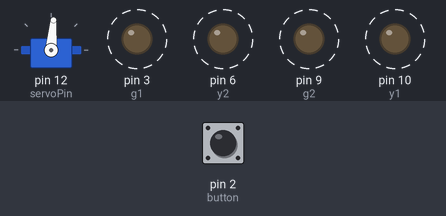
A sketch run on a simulated Arduino Uno, built with avr-gcc and run on an emulated ATmega328P. Parts: servo, output pins drawn as LEDs (lit = HIGH). Dashed ring = blinking. The test bench sets the inputs (shaded band); at power-on: pin 2 (button) HIGH. Pins used as bus, display or sensor lines are not drawn.

Above: at 0.97 s.
1.3 s: pin 2 (button) pulled LOW for 0.15 s
At 2.91 s:
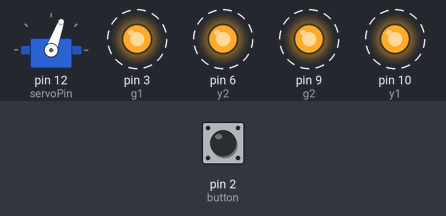
4.3 s: pin 2 (button) pulled LOW for 1 s
At 4.64 s:
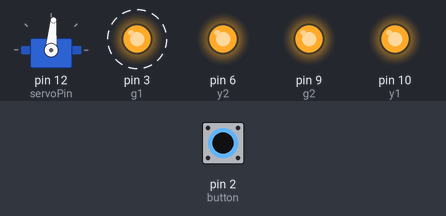
7.3 s: pin 2 (button) pulled LOW for 0.15 s
At 10.16 s:
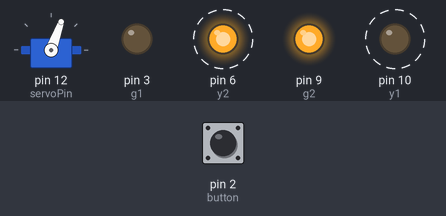
10.3 s: pin 2 (button) pulled LOW for 3.2 s
Timing chart, 0 to 16.0 s (numbered marks = the images above; inputs shaded):
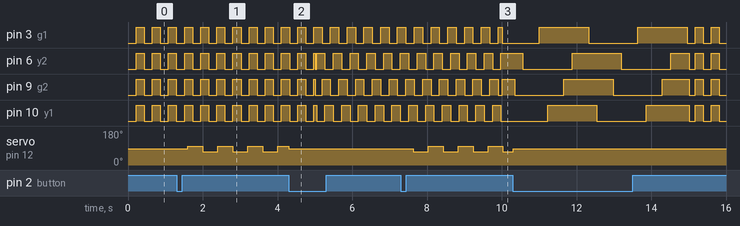

The sketch:

tree.ino
```cpp
#include <Servo.h>

//TimedAction
//allows us to set actions to perform on separate timed intervals
//http://playground.arduino.cc/Code/TimedAction
//http://wiring.uniandes.edu.co/source/trunk/wiring/firmware/libraries/TimedAction
#include <TimedAction.h>
//NOTE: This library has an issue on newer versions of Arduino. After
//      downloading the library you MUST go into the library directory and
//      edit TimedAction.h. Within, overwrite WProgram.h with Arduino.h


// maybe use TimedAction (interrupts) for the tastks


// pin definition
const int g1 = 3;
const int g2 = 9;
const int r1 = 11;
const int r2 = 5;
const int y1 = 10;
const int y2 = 6;
const int button = 2;
const int servoPin = 12;

Servo servo;

const int centre = 85;
const int swing = 15;
const int left = centre + swing;
const int right = centre - swing;
const int s = 400;  // single delay in ms
const int d = 2*s;  // double delau in ms

// button state
volatile int buttonPressed;
// LED mode declaration
enum mode{all, blink_all, blink_color, snake};

// mode selection
int curr_mode;

//debounce variables
int debounce = 200;       // wanted debounce time in milliseconds
unsigned long last_updated = 0;     //timestamp of previous interrupt
unsigned long curr_time;      // current time in as reported by millis()

// do_all variables
const int mode_duration = 5000;    // in milliseconds
int mode_count = 3; //need to subtract 1 from the actual mode count as "all" is not used here

// mode parameters
const int blink_duration = 100;  // in milliseconds
int red_offset, yellow_offset;
const int fade_duration = 2000;   // in ms
unsigned long count = 0;

// duty cycle for pwm
byte fade = 0;
byte fade_green = 0;
byte fade_red = 50;
byte fade_yellow = 100;
bool fade_in, fade_in_green, fade_in_red, fade_in_yellow;
byte fade_max = 150;

// snake parameters
const int snake_state_duration = 100;   //in ms

// mode setup

void do_all(){
  unsigned long cycle_time = millis();
  // divide miliseconds to get a number of cycles
  // take modulus of that number to get the mode number
  // add 1 to shift away the "all" mode
  int mode_to_use = ((cycle_time / mode_duration) % mode_count) + 1;          // count does not reset!
  switch (mode_to_use){
    case blink_all:
      do_blink_all();
      break;
    case blink_color:
      do_blink_color();
      break;
    case snake:
      do_snake();
      break;
    default:
      do_blink_all();
  }
  }

void do_blink_all(){
  bool ON = (count / blink_duration) % 2;
  if (ON){
   digitalWrite(g1, HIGH);
   digitalWrite(g2, HIGH);
   digitalWrite(r1, HIGH);
   digitalWrite(r2, HIGH);
   digitalWrite(y1, HIGH);
   digitalWrite(y2, HIGH);
  }
  else{
   digitalWrite(g1, LOW);
   digitalWrite(g2, LOW);
   digitalWrite(r1, LOW);
   digitalWrite(r2, LOW);
   digitalWrite(y1, LOW);
   digitalWrite(y2, LOW);
  }
  count++;
  delay(1);
  }

void do_fade_all(){
  if(fade_in){
    if(fade < 255){
      fade++;
      }
    else{
      fade_in = !fade_in;
      fade--;
      }
  }
   else{
    if (fade > 0){
      fade--;
      }
    else{
      fade_in = !fade_in;
      fade++;
      delay(20);
      }
    }
    analogWrite(g1, fade);
    analogWrite(g2, fade);
    analogWrite(r1, fade);
    analogWrite(r2, fade);
    analogWrite(y1, fade);
    analogWrite(y2, fade);
    delay(fade_duration/256);
    }


void do_blink_color(){
  bool ON_green = (count / blink_duration) % 2;
  bool ON_red = ((count + red_offset) / blink_duration) % 2;
  bool ON_yellow = ((count + yellow_offset) / blink_duration) % 2;
  // green
  if (ON_green){
   digitalWrite(g1, HIGH);
   digitalWrite(g2, LOW);
  }
  else{
   digitalWrite(g1, LOW);
   digitalWrite(g2, HIGH);
  }
  // red
  if (ON_red){
   digitalWrite(r1, HIGH);
   digitalWrite(r2, LOW);
  }
  else{
   digitalWrite(r1, LOW);
   digitalWrite(r2, HIGH);
  }
  // yellow
  if (ON_yellow){
   digitalWrite(y1, HIGH);
   digitalWrite(y2, LOW);
  }
  else{
   digitalWrite(y1, LOW);
   digitalWrite(y2, HIGH);
  }
  count++;
  delay(1);
  }


void do_fade_color(){
  //green
   if(fade_in_green){
    if(fade_green < fade_max){
      fade_green++;
      }
    else{
      fade_in_green = !fade_in_green;
      fade_green--;
      }
  }
   else{
    if (fade_green > 0){
      fade_green--;
      }
    else{
      fade_in_green = !fade_in_green;
      fade_green++;
      }
    }
    //red
  if(fade_in_red){
    if(fade_red < fade_max){
      fade_red++;
      }
    else{
      fade_in_red = !fade_in_red;
      fade_red--;
      }
  }
   else{
    if (fade_red > 0){
      fade_red--;
      }
    else{
      fade_in_red = !fade_in_red;
      fade_red++;
      }
    }
    // yellow
    if(fade_in_yellow){
    if(fade_yellow < fade_max){
      fade_yellow++;
      }
    else{
      fade_in_yellow = !fade_in_yellow;
      fade_yellow--;
      }
  }
   else{
    if (fade_yellow > 0){
      fade_yellow--;
      }
    else{
      fade_in_yellow = !fade_in_yellow;
      fade_yellow++;
      }
    }
    analogWrite(g1, fade_green);
    analogWrite(g2, fade_max - fade_green);
    analogWrite(r1, fade_red);
    analogWrite(r2, fade_max - fade_red);
    analogWrite(y1, fade_yellow);
    analogWrite(y2, fade_max - fade_yellow);
    delay(fade_duration/256);
  }

void do_snake(){
    int snake_state = (count / snake_state_duration) % 12;
    switch (snake_state) {
      case 0:
         digitalWrite(r1, LOW);
         digitalWrite(g1, LOW);
         digitalWrite(y1, LOW);
         digitalWrite(r2, LOW);
         digitalWrite(g2, LOW);
         digitalWrite(y2, LOW);
      break;
      case 1:
         digitalWrite(r1, HIGH);
         digitalWrite(g1, LOW);
         digitalWrite(y1, LOW);
         digitalWrite(r2, LOW);
         digitalWrite(g2, LOW);
         digitalWrite(y2, LOW);
      break;
      case 2:
         digitalWrite(r1, HIGH);
         digitalWrite(g1, HIGH);
         digitalWrite(y1, LOW);
         digitalWrite(r2, LOW);
         digitalWrite(g2, LOW);
         digitalWrite(y2, LOW);
      break;
      case 3:
         digitalWrite(r1, HIGH);
         digitalWrite(g1, HIGH);
         digitalWrite(y1, HIGH);
         digitalWrite(r2, LOW);
         digitalWrite(g2, LOW);
         digitalWrite(y2, LOW);
      break;
      case 4:
         digitalWrite(r1, HIGH);
         digitalWrite(g1, HIGH);
         digitalWrite(y1, HIGH);
         digitalWrite(r2, HIGH);
         digitalWrite(g2, LOW);
         digitalWrite(y2, LOW);
      break;
      case 5:
         digitalWrite(r1, HIGH);
         digitalWrite(g1, HIGH);
         digitalWrite(y1, HIGH);
         digitalWrite(r2, HIGH);
         digitalWrite(g2, HIGH);
         digitalWrite(y2, LOW);
      break;
      case 6:
         digitalWrite(r1, HIGH);
         digitalWrite(g1, HIGH);
         digitalWrite(y1, HIGH);
         digitalWrite(r2, HIGH);
         digitalWrite(g2, HIGH);
         digitalWrite(y2, HIGH);
      break;
      case 7:
         digitalWrite(r1, LOW);
         digitalWrite(g1, HIGH);
         digitalWrite(y1, HIGH);
         digitalWrite(r2, HIGH);
         digitalWrite(g2, HIGH);
         digitalWrite(y2, HIGH);
      break;
      case 8:
         digitalWrite(r1, LOW);
         digitalWrite(g1, LOW);
         digitalWrite(y1, HIGH);
         digitalWrite(r2, HIGH);
         digitalWrite(g2, HIGH);
         digitalWrite(y2, HIGH);
      break;
      case 9:
         digitalWrite(r1, LOW);
         digitalWrite(g1, LOW);
         digitalWrite(y1, LOW);
         digitalWrite(r2, HIGH);
         digitalWrite(g2, HIGH);
         digitalWrite(y2, HIGH);
      break;
      case 10:
         digitalWrite(r1, LOW);
         digitalWrite(g1, LOW);
         digitalWrite(y1, LOW);
         digitalWrite(r2, LOW);
         digitalWrite(g2, HIGH);
         digitalWrite(y2, HIGH);
      break;
      case 11:
         digitalWrite(r1, LOW);
         digitalWrite(g1, LOW);
         digitalWrite(y1, LOW);
         digitalWrite(r2, LOW);
         digitalWrite(g2, LOW);
         digitalWrite(y2, HIGH);
      break;
      default:
         digitalWrite(r1, HIGH);
         digitalWrite(g1, HIGH);
         digitalWrite(y1, HIGH);
         digitalWrite(r2, HIGH);
         digitalWrite(g2, HIGH);
         digitalWrite(y2, HIGH);
      }
      delay(1);
      count++;
  }


// light LED based on the selected mode
void lighting(int mode){
  switch (mode){
    case all:
      do_all();
      break;
    case blink_all:
      do_blink_all();
      break;
    case blink_color:
      do_blink_color();
      break;
    case snake:
      do_snake();
      break;
    default:
      do_all();
    }
    delay(1);
  }

bool jiggle = 0;
// change lighting mode on button click
void button_ISR(){
  delay(500);
  jiggle = !jiggle;
  servo.write(centre);

/*  last_updated = curr_time;
  count = 0;
  fade_in = 1;
  fade_in_green = 1;
  fade_in_red = 1;
  fade_in_yellow = 1;
  fade = 0;
  fade_green = 0;
  fade_red = 50;
  fade_yellow = 100;
  */
  }

int angle = left;


void timedServo(){
  if (jiggle){
    servo.write(angle);

    if (angle == left){
      angle = right;
      }
    else{
      angle = left;
      }
    }
}

// create timed interrupt
TimedAction runServo = TimedAction(400,timedServo);

// pin mode declarations and initialization
void setup() {
  // assign servo to a pin
  servo.attach(servoPin);
  servo.write(centre);

  // set pins to output
  pinMode(g1, OUTPUT);
  pinMode(g2, OUTPUT);
  pinMode(r1, OUTPUT);
  pinMode(r2, OUTPUT);
  pinMode(y1, OUTPUT);
  pinMode(y2, OUTPUT);

  pinMode(button, INPUT);
  // initialization
  curr_mode = all;

  // so that leds dont blink at the same time
  red_offset = blink_duration / 3;
  yellow_offset = 2 * red_offset;

  //interrupt setup
  attachInterrupt(0, button_ISR, FALLING);
}

void loop() {
  // put your main code here, to run repeatedly:

 // set light mode to current mode
  lighting(curr_mode);
  runServo.check();
}
```

Measured:
- after the input at 1.3 s, servo on pin 12 (servoPin): alternates 100° for 0.40 s and 70° for 0.40 s, starting after 0.30 s
- after the input at 7.3 s, servo on pin 12 (servoPin): alternates 100° for 0.40 s and 70° for 0.40 s, starting after 0.33 s
